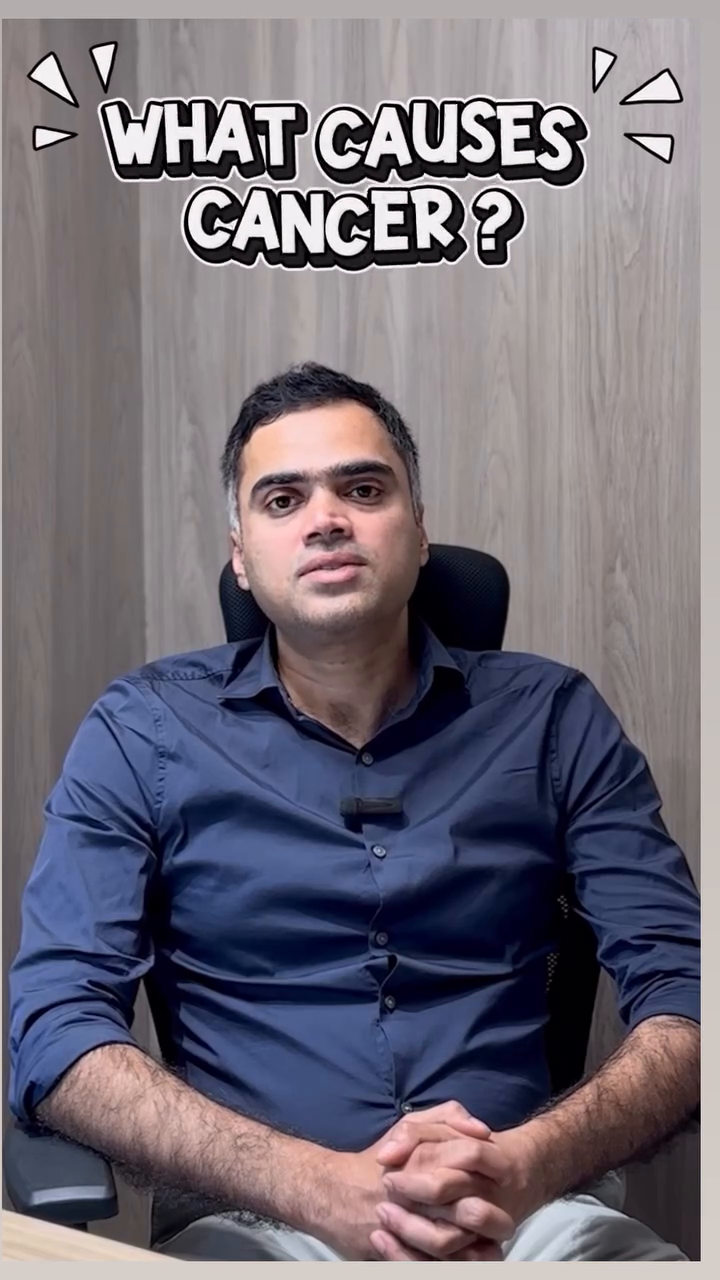
#> input picture frame 30 of public/videos/what_causes_cancer.mp4, 720 x 1280 px
$ python extract_video_thumbnails.py
#> lines starting #> are read from the running program, lines starting #| are printed output that depends on the picture
#!/usr/bin/env python3
"""
Script to extract thumbnails from video files and save them in the images folder.
The thumbnails will be named after the video files (e.g., intro.mp4 -> intro.jpg)

Thumbnails are automatically cropped and resized to 16:9 aspect ratio (landscape)
with a maximum width of 1280px, which is optimal for the video card layout.

Requirements:
    pip install opencv-python pillow

Usage:
    python extract_video_thumbnails.py
"""

import os
import cv2
from pathlib import Path

def extract_thumbnail(video_path: str, output_path: str, frame_time: float = 1.0, target_ratio: float = 16/9, max_width: int = 1280):
    """
    Extract a thumbnail from a video at a specific time and resize to target aspect ratio.

    Args:
        video_path: Path to the input video file
        output_path: Path where the thumbnail will be saved
        frame_time: Time in seconds to extract the frame (default: 1 second)
        target_ratio: Target aspect ratio (width/height), default 16/9 (1.78:1)
        max_width: Maximum width for the thumbnail (default: 1280px)
    """
#> called with video_path = 'public/videos/what_causes_cancer.mp4', output_path = 'public/images/what_causes_cancer.jpg', frame_time = 1, target_ratio = 1.78, max_width = 1280
    try:
        # Open the video file
        cap = cv2.VideoCapture(video_path)

        if not cap.isOpened():
            print(f"Error: Could not open video file: {video_path}")
            return False

        # Get video FPS
        fps = cap.get(cv2.CAP_PROP_FPS)
        if fps == 0:
            print(f"Warning: Could not get FPS for {video_path}, using frame 30")
            frame_number = 30
        else:
            # Calculate frame number based on time
            frame_number = int(frame_time * fps)

        # Set the video position to the desired frame
        cap.set(cv2.CAP_PROP_POS_FRAMES, frame_number)

        # Read the frame
        ret, frame = cap.read()
#> frame is the input picture: shape (1280, 720, 3); mean B, G, R 118.9, 108.2, 113.6

        if not ret:
            # If frame at specified time doesn't exist, try to get first frame
            cap.set(cv2.CAP_PROP_POS_FRAMES, 0)
            ret, frame = cap.read()
            if not ret:
                print(f"Error: Could not read frame from {video_path}")
                cap.release()
                return False

        # Get original dimensions
        height, width = frame.shape[:2]
#> height = 1280; width = 720
        original_ratio = width / height
#> original_ratio = 0.562

        # Crop and resize to target aspect ratio
        if original_ratio > target_ratio:
            # Video is wider than target - crop width (center crop)
            new_width = int(height * target_ratio)
            x_offset = (width - new_width) // 2
            frame = frame[:, x_offset:x_offset + new_width]
        elif original_ratio < target_ratio:
            # Video is taller than target - crop height (center crop)
            new_height = int(width / target_ratio)
#> new_height = 405
            y_offset = (height - new_height) // 2
#> y_offset = 437
            frame = frame[y_offset:y_offset + new_height, :]
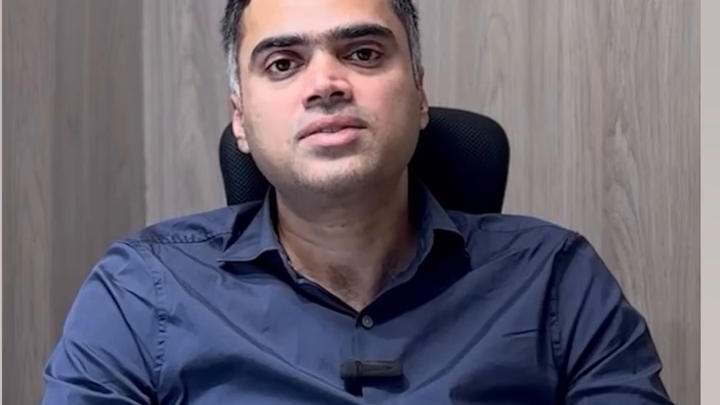
#> frame: shape (405, 720, 3); mean B, G, R 110.8, 98.8, 104.1

        # Resize to max_width while maintaining aspect ratio
        final_height, final_width = frame.shape[:2]
#> final_height = 405; final_width = 720
        if final_width > max_width:
            scale = max_width / final_width
            new_width = max_width
            new_height = int(final_height * scale)
            frame = cv2.resize(frame, (new_width, new_height), interpolation=cv2.INTER_AREA)

        # Save the frame as JPEG
        cv2.imwrite(output_path, frame, [cv2.IMWRITE_JPEG_QUALITY, 90])

        cap.release()
        final_h, final_w = frame.shape[:2]
#> final_h = 405; final_w = 720
        print(f"✓ Extracted thumbnail: {output_path} ({final_w}x{final_h}, ratio: {final_w/final_h:.2f}:1)")
#| ✓ Extracted thumbnail: public/images/what_causes_cancer.jpg (720x405, ratio: 1.78:1)
        return True

    except Exception as e:
        print(f"Error processing {video_path}: {str(e)}")
        return False

def main():
    # Define paths
    videos_dir = Path("public/videos")
    images_dir = Path("public/images")

    # Create images directory if it doesn't exist
    images_dir.mkdir(parents=True, exist_ok=True)

    # Check if videos directory exists
    if not videos_dir.exists():
        print(f"Error: Videos directory not found: {videos_dir}")
        return

    # Get all video files
    video_files = list(videos_dir.glob("*.mp4"))

    if not video_files:
        print(f"No video files found in {videos_dir}")
        return

    print(f"Found {len(video_files)} video file(s)")
    print("Thumbnail aspect ratio: 16:9 (landscape)")
    print("Max width: 1280px")
    print("-" * 50)

    # Process each video file
    success_count = 0
    for video_file in video_files:
        # Generate output filename (same name as video but with .jpg extension)
        video_name = video_file.stem  # Get filename without extension
        output_file = images_dir / f"{video_name}.jpg"

        # Extract thumbnail (will overwrite existing)
        if extract_thumbnail(str(video_file), str(output_file), target_ratio=16/9, max_width=1280):
            success_count += 1

    print("-" * 50)
    print(f"Completed! Successfully extracted {success_count} thumbnail(s)")

    # List all generated thumbnails
    if success_count > 0:
        print("\nGenerated thumbnails:")
        for video_file in video_files:
            video_name = video_file.stem
            thumbnail_file = images_dir / f"{video_name}.jpg"
            if thumbnail_file.exists():
                print(f"  - {thumbnail_file}")

if __name__ == "__main__":
    main()
